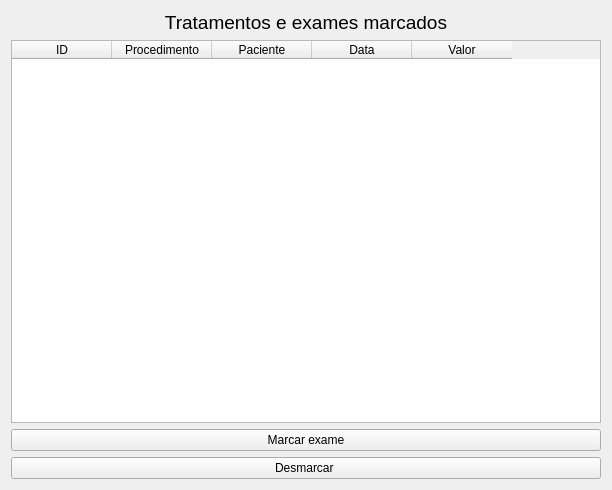
<?xml version="1.0" encoding="UTF-8"?>
<ui version="4.0">
 <class>Form</class>
 <widget class="QWidget" name="Form">
  <property name="geometry">
   <rect>
    <x>0</x>
    <y>0</y>
    <width>612</width>
    <height>490</height>
   </rect>
  </property>
  <property name="windowTitle">
   <string>Form</string>
  </property>
  <property name="windowIcon">
   <iconset>
    <normaloff>../icons/exame.png</normaloff>../icons/exame.png</iconset>
  </property>
  <layout class="QVBoxLayout" name="verticalLayout">
   <item>
    <widget class="QLabel" name="label">
     <property name="font">
      <font>
       <pointsize>14</pointsize>
      </font>
     </property>
     <property name="text">
      <string>Tratamentos e exames marcados</string>
     </property>
     <property name="alignment">
      <set>Qt::AlignCenter</set>
     </property>
    </widget>
   </item>
   <item>
    <widget class="QTableWidget" name="tableWidget">
     <column>
      <property name="text">
       <string>ID</string>
      </property>
     </column>
     <column>
      <property name="text">
       <string>Procedimento</string>
      </property>
     </column>
     <column>
      <property name="text">
       <string>Paciente</string>
      </property>
     </column>
     <column>
      <property name="text">
       <string>Data</string>
      </property>
     </column>
     <column>
      <property name="text">
       <string>Valor</string>
      </property>
     </column>
    </widget>
   </item>
   <item>
    <widget class="QPushButton" name="marcar_btn">
     <property name="text">
      <string>Marcar exame</string>
     </property>
    </widget>
   </item>
   <item>
    <widget class="QPushButton" name="cancelar_btn">
     <property name="text">
      <string>Desmarcar </string>
     </property>
    </widget>
   </item>
  </layout>
 </widget>
 <resources/>
 <connections/>
</ui>
